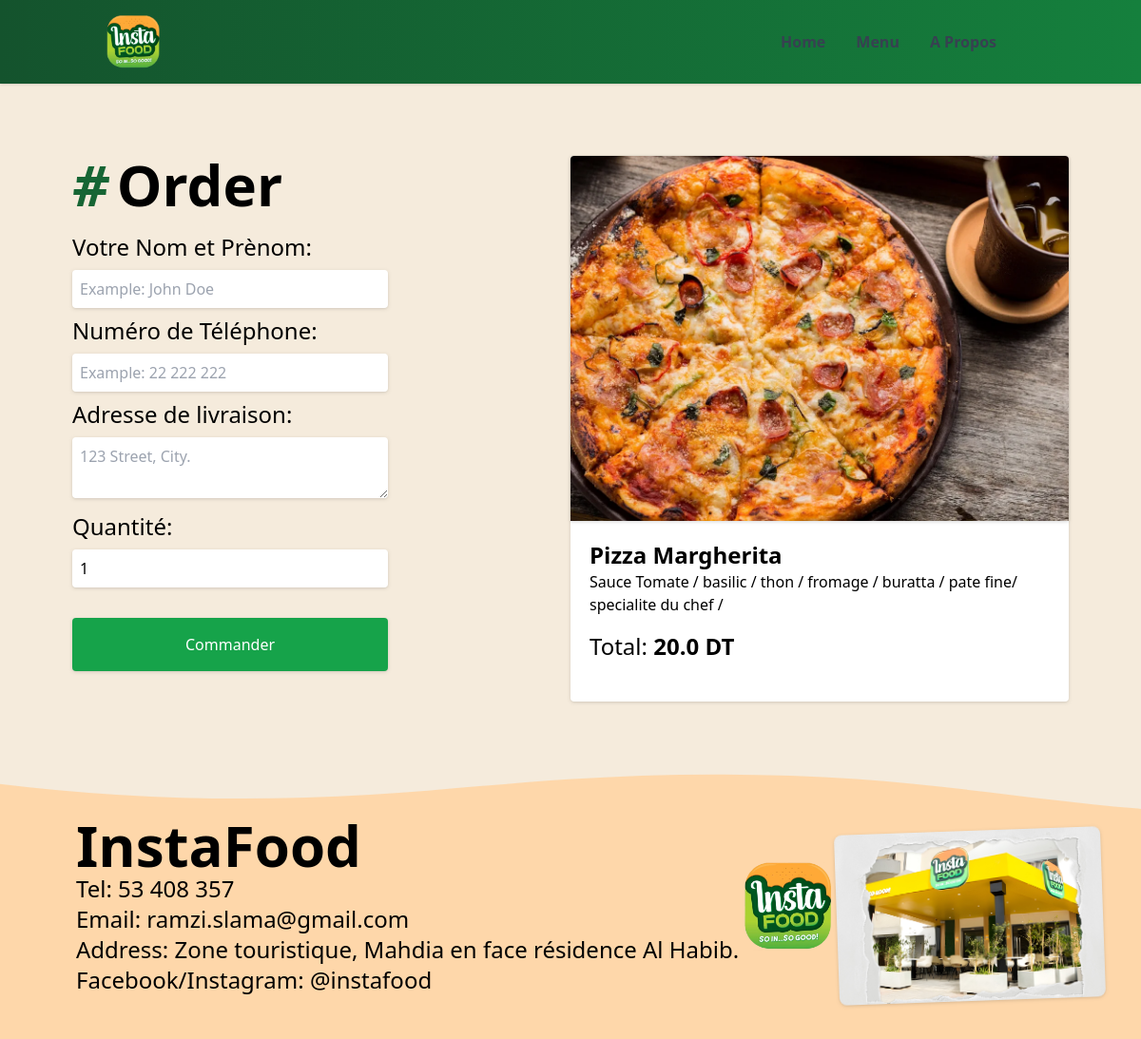
/order?id=1, run on the app's committed database.
### tables this page shows
CREATE TABLE menu_items (
  id INTEGER PRIMARY KEY,
  item_name TEXT,
  item_category TEXT,
  description TEXT,
  image_url TEXT,
  price REAL
);

### __main__.py (the view)
@app.route('/order')
def order():
    if request.args.get('id'):
        menu_item = db.products.get_by_id(request.args.get('id'))
        if not menu_item:
            return render_template("flow/message.html", message = "Error while getting menu item information, maybe the item doesn't exists?", url = "/")
        return render_template("frontend/order.html", item = menu_item, title=f"Order { str(menu_item[1]) }")
    else:
        return render_template("flow/message.html", message = "No menu item selected, please return home and select a menu item.", url = "/")

### modules/db.py (called while the page is built)
    def get_by_id(id):
        try:
            cur.execute("SELECT * FROM menu_items WHERE id = ?", (id,))
            response = cur.fetchone()
            return response
        except:
            return False

### templates/frontend/order.html (shortened to what this page needs)
<!DOCTYPE html>
<html lang="en" class="scroll-smooth">
<head>
    {% include 'frontend/header.html' %}
</head>
<body class="select-none">
    {% include 'frontend/navbar.html' %}
    <div class="grid-cols-2 m-2 lg:m-5 md:m-5 p-4 md:p-12 lg:p-14 h-fit lg:grid md:grid sm:flex flex-wrap">
        <div class="pr-0 lg:pr-48 md:pr-48">
            <p class="text-4xl font-bold sm:text-4xl md:text-4xl lg:text-6xl mb-5"><span class="italic text-green-800 mr-2">#</span>Order</p>
            <form action="/__instafood/order" method="POST">
                <p class="text-xl lg:text-2xl md:text-2xl my-2">Votre Nom et Prènom:</p>
                <input name="name" placeholder="Example: John Doe" minlength="4" maxlength="36" class="p-2 w-full rounded drop-shadow outline-none" required><br>
                <p class="text-xl lg:text-2xl md:text-2xl my-2">Numéro de Téléphone:</p>
                <input name="phonenumber" placeholder="Example: 22 222 222" class="p-2 w-full rounded drop-shadow outline-none" minlength="8" maxlength="24" required><br>
                <p class="text-xl lg:text-2xl md:text-2xl my-2">Adresse de livraison:</p>
                <textarea name="address" placeholder="123 Street, City." class="p-2 w-full rounded drop-shadow outline-none" minlength="2" maxlength="255" required></textarea><br>
                <p class="text-xl lg:text-2xl md:text-2xl my-2">Quantité:</p>
                <input type="number" name="quantity" value="1" max="30" class="p-2 w-full rounded drop-shadow outline-none" required><br>
                <button type="submit" class="w-full my-4 lg:my-8 md:my-8 bg-green-600 p-4 text-white rounded drop-shadow hover:scale-105 hover:drop-shadow-lg duration-300">Commander</button>
            </form>
        </div>
        <div class="bg-white rounded drop-shadow">
            <div class="bg-[url('{{ item[4] }}')] h-48 lg:h-96 w-full bg-cover drop-shadow rounded-tl rounded-tr bg-center"></div>
            <div class="p-5">
                <p class="text-2xl font-bold">{{ item[1] }}</p>
                <p>{{ item[3] }}</p>
                <p class="text-2xl mt-4">Total:<span class="font-bold"> {{ item[5] }} DT</span></p>
            </div>
        </div>
    </div>
    {% include 'frontend/footer.html' %}
</body>
</html>

### templates/frontend/order.html (style rules this page uses)
body { background-color: rgb(245, 235, 220); }

### data on the page
menu_items: image_url (picture), item_name "Pizza Margherita", description "Sauce Tomate / basilic / thon / fromage / buratta / pate fine/ specialite du chef /", price "20.0"
